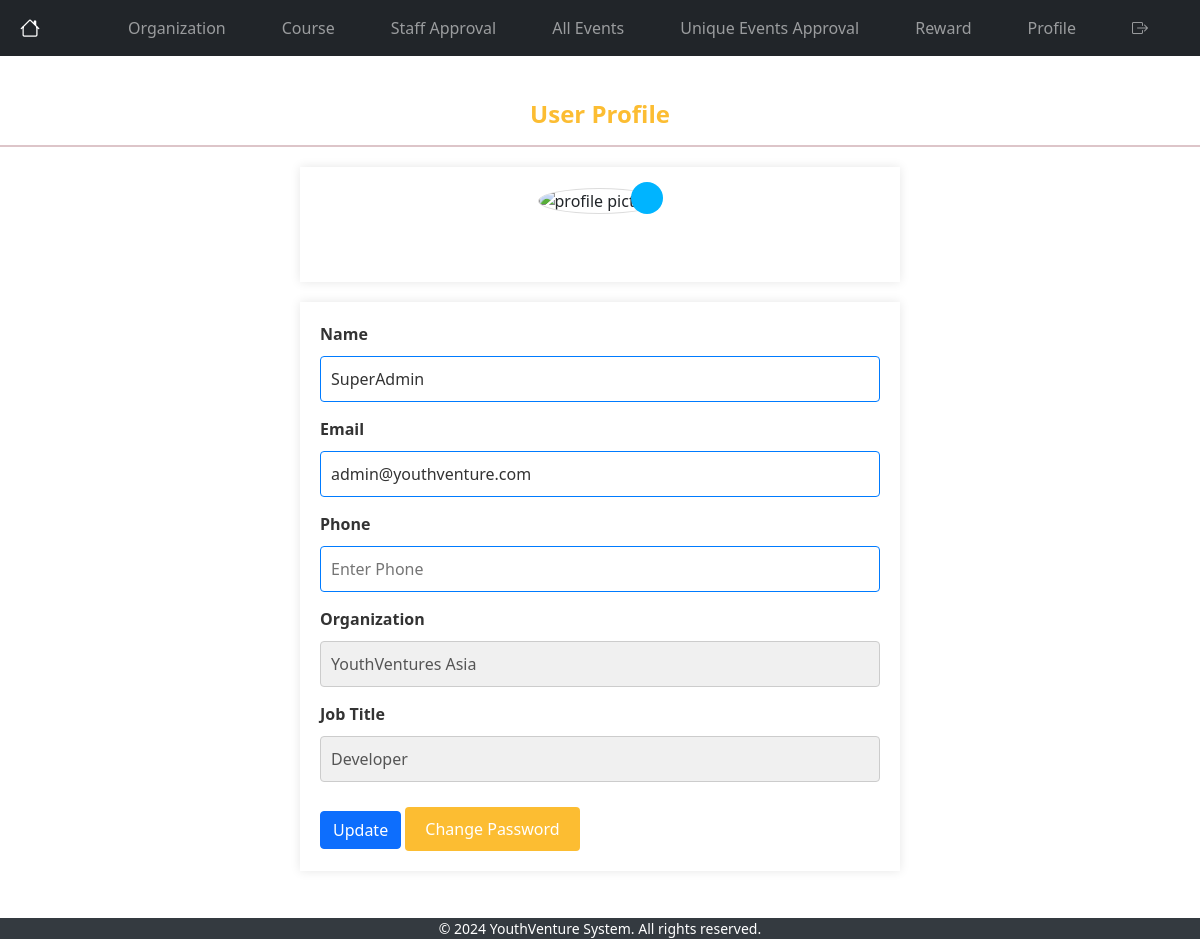
The app's page /admins/profile (signed in), older data.
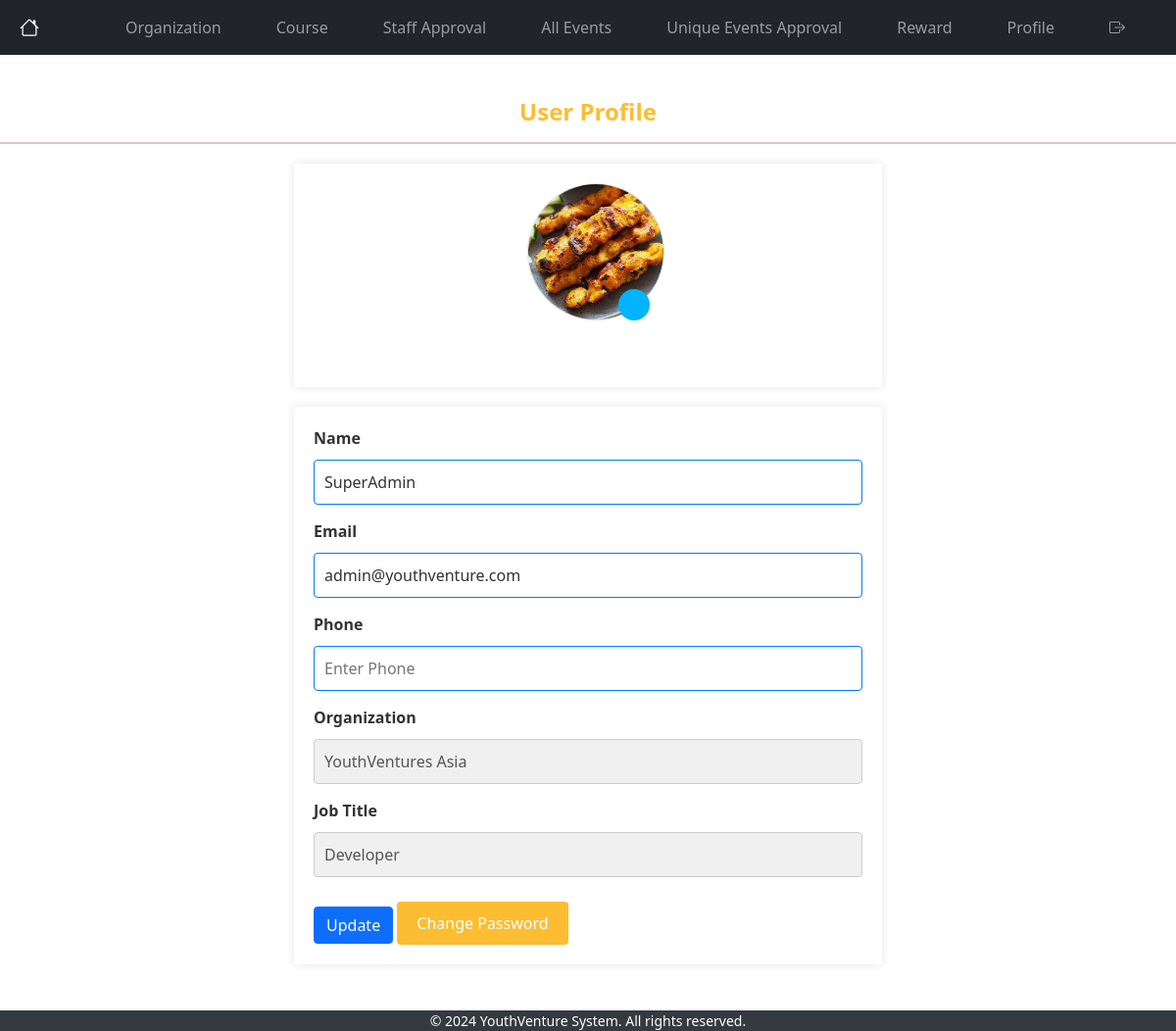
The same page, newer data.
### tables this page shows
CREATE TABLE `user` (
  `UserID` varchar(6) NOT NULL,
  `Name` varchar(45) NOT NULL,
  `Phone` varchar(45) NOT NULL,
  `Email` varchar(45) NOT NULL,
  `Password` varchar(255) NOT NULL,
  `Role` varchar(45) NOT NULL,
  `profilePic` varchar(255) NOT NULL
);

### app/controllers/Admins.php (called while the page is built, shortened)
<?php
class Admins extends Controller {
    public function __construct() {
        $this->adminModel = $this->model('Staff');
        $this->organizationModel = $this->model('Organization');
        $this->userModel = $this->model('User');
    }
    public function profile(){
        $data = [
            'title' => 'Profile',
            'student' => '',
            'nameError' => '',
            'emailError' => '',
            'phoneError' => '',
            'organization_idError' => '',
            'courseError' => '',
            'addressError' => '',
            'date_of_birthError' => '',
        ];
        $data['staff'] = $this->adminModel->getStaffByUserId($_SESSION['user_id']);
        $data['user'] = $this->userModel->getUserById($_SESSION['user_id']);
        $data['organization'] = $this->organizationModel->getOrganizationById($data['staff']->OrganizationID);
        $this->view('admins/profile', $data);
    }
}
?>

### app/libraries/Core.php (called while the page is built, shortened)
<?php
  class Core {
    protected $currentMethod = 'index';
    public function __construct(){
      $url = $this->getUrl();
      if (isset($url[0])){
      if(file_exists('../app/controllers/' . ucwords($url[0]). '.php')){
        unset($url[0]);
      }
    }
      $this->currentController = new $this->currentController;
      if(isset($url[1])){
        if(method_exists($this->currentController, $url[1])){
          $this->currentMethod = $url[1];
          unset($url[1]);
        }
      }
      $this->params = $url ? array_values($url) : [];
      call_user_func_array([$this->currentController, $this->currentMethod], $this->params);
    }
    public function getUrl(){
      if(isset($_GET['url'])){
        $url = rtrim($_GET['url'], '/');
        $url = filter_var($url, FILTER_SANITIZE_URL);
        $url = explode('/', $url);
        return $url;
      }
    }
  }

### app/require.php (called while the page is built, shortened)
<?php
    require_once 'libraries/Core.php';
    require_once 'libraries/Controller.php';
    require_once 'libraries/Database.php';
    $init = new Core();

### public/index.php (called while the page is built)
<?php
    require_once '../app/require.php';

### app/libraries/Database.php (called while the page is built, shortened)
<?php
    class Database {
        private $dbHost = DB_HOST;
        private $dbUser = DB_USER;
        private $dbPass = DB_PASS;
        private $dbName = DB_NAME;
        private $statement;
        private $dbHandler;
        public function __construct() {
            $conn = 'mysql:host=' . $this->dbHost . ';dbname=' . $this->dbName;
            $options = array(
                PDO::ATTR_PERSISTENT => true,
                PDO::ATTR_ERRMODE => PDO::ERRMODE_EXCEPTION
            );
            try {
                $this->dbHandler = new PDO($conn, $this->dbUser, $this->dbPass, $options);
            } catch (PDOException $e) {
                $this->error = $e->getMessage();
                echo $this->error;
            }
        }
        public function query($sql) {
            $this->statement = $this->dbHandler->prepare($sql);
        }
        public function bind($parameter, $value, $type = null) {
            switch (is_null($type)) {
                default:
                    $type = PDO::PARAM_STR;
            }
            $this->statement->bindValue($parameter, $value, $type);
        }
        public function execute() {
            return $this->statement->execute();
        }
        public function single() {
            $this->execute();
            return $this->statement->fetch(PDO::FETCH_OBJ);
        }
    }

### app/models/User.php (called while the page is built, shortened)
<?php
class User {
    private $db;
    public function __construct() {
        $this->db = new Database;
    }
    public function getUserById($userId) {
        $this->db->query('SELECT * FROM user WHERE UserID = :userId');
        $this->db->bind(':userId', $userId);
        $row = $this->db->single();
        if ($row) {
            return $row;
        } else {
            return false;
        }
    }
}

### app/models/Organization.php (called while the page is built, shortened)
<?php
class Organization {
    private $db;
    public function __construct() {
        $this->db = new Database;
    }
    public function getOrganizationById($organizationId) {
        $this->db->query('SELECT * FROM organization WHERE OrganizationID = :organizationId');
        $this->db->bind(':organizationId', $organizationId);
        $row = $this->db->single();
        if ($row) {
            return $row;
        } else {
            return false;
        }
    }
}
?>

### app/models/Staff.php (called while the page is built, shortened)
<?php
class Staff {
    private $db;
    public function __construct() {
        $this->db = new Database;
    }
    public function getStaffByUserId($userId) {
        $this->db->query('SELECT * FROM staff WHERE UserId = :userId');
        $this->db->bind(':userId', $userId);
        $results = $this->db->single();
        if ($results) {
            return $results;
        } else {
            return null;
        }
    }
}
?>

### app/views/admins/profile.php (the view, shortened to what the changed rows need)
<?php require APPROOT . '/views/admins/nav.php'; ?>
<html>
<head>
</head>
<body>
    <div class = "container10">
    <h1>User Profile</h1>
    <hr>
    <form action="<?php echo URLROOT; ?>/admins/profile" method="post" enctype="multipart/form-data" id="form">
        <div class="upload">
            <?php if ($data['user']->profilePic != null) : ?>
                <img src="<?php echo URLROOT . "/public/" . $data['user']->profilePic; ?>" alt="profile picture">
            <?php else : ?>
                <img src="https://i.pinimg.com/originals/a8/57/00/a85700f3c614f6313750b9d8196c08f5.png" alt="profile picture">
            <?php endif; ?>
            <div class="round">
            </div>
        </div>
        <br>
        <br>
    </form>
    <form action="<?php echo URLROOT; ?>/admins/profile" method="post">
        <label for="name"><b>Name</b></label>
        <input type="text" placeholder="Enter Name" name="name" value="<?php echo $data['user']->Name; ?>">
        <label for="email"><b>Email</b></label>
        <input type="text" placeholder="Enter Email" name="email" value="<?php echo $data['user']->Email; ?>">
        <label for="phone"><b>Phone</b></label>
        <input type="text" placeholder="Enter Phone" name="phone" value="<?php echo $data['user']->Phone; ?>">
        <label for="Organization"><b>Organization</b></label>
        <input type="text" placeholder="Enter Organization" name="Organization" value="<?php echo $data['organization']->OrganizationName; ?>" disabled>
        <label for="course"><b>Job Title</b></label>
        <input type="text" placeholder="Enter Job Title" name="jobtitle" value="<?php echo $data['staff']->JobTitle; ?>" disabled>
        <button type="submit" class="btn btn-primary">Update</button>
        <a href="<?php echo URLROOT; ?>/admins/changepassword" class="btn-change-password">Change Password</a>
    </form>
    </div>
    <br>
    <br>
</body>
<?php require APPROOT . '/views/includes/footer.php'; ?>
</html>

Row changes from the older to the newer data that the page shows:
changed user "SuperAdmin": profilePic: picture added
